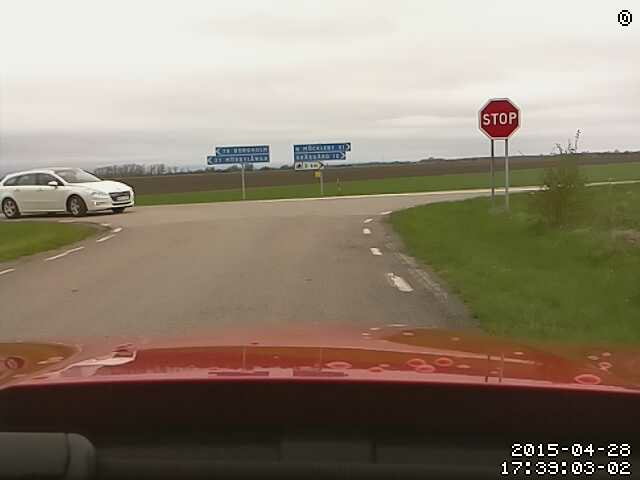
#> input picture SignDetection/testimg/seq237.jpg, 640 x 480 px
$ python -i BorderFinding.py   (imports and definitions only)   (Python 2 division)   (older library calls are emulated)
#> lines starting #> are read from the running program, lines starting #| are printed output that depends on the picture; after the words box and inside, x2 and y2 are one past the last pixel; in counts of white or black regions, pixels touching at a corner belong together
__author__ = 'psk'
import cv2
import numpy as np
import pygame

class Borders(object):

    def __init__(self):
        return

    def update(self, img):
        #img = cv2.
        #img = pygame.surfarray.array3d(snapshot)
        img1 = cv2.medianBlur(img,1)
        cimg = cv2.cvtColor(img1,cv2.COLOR_GRAY2BGR)
        #cv2.imwrite("C:\\Users\\psk\\PycharmProjects\\RoadSignDetection\\SignDetection\\testimg\\seq253_gray.jpg",cimg)

        circles = cv2.HoughCircles(img1,cv2.cv.CV_HOUGH_GRADIENT,1,150, param1=100,param2=15,minRadius=15,maxRadius=25)
        print "Circles: " + str(len(circles))
        circles = np.uint16(np.around(circles))
        for i in circles[0,:]:
            # draw the outer circle
            cv2.circle(img,(i[0],i[1]),i[2],(0,255,0),2)
            # draw the center of the circle
            cv2.circle(img,(i[0],i[1]),2,(0,0,255),3)
        return img

#def draw(self, screen):

# [9 lines not run here, left out]

>>> import cv2
>>> picture = cv2.imread('testimg/seq237.jpg', cv2.IMREAD_GRAYSCALE)
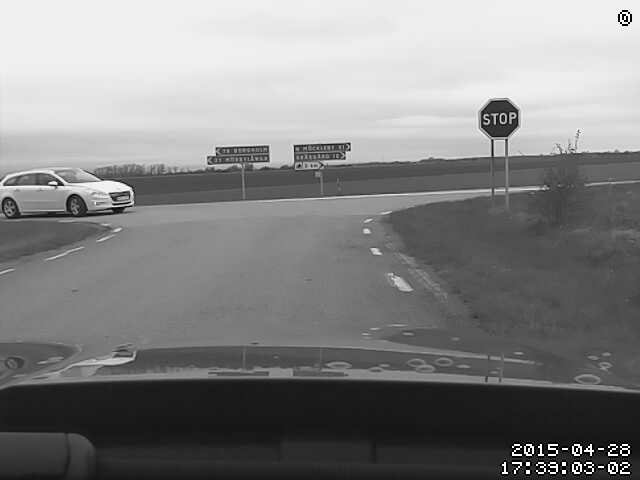
#> picture: shape (480, 640); min 0, max 255, mean 131.3
>>> result = Borders().update(picture)
#> in update, `circles = cv2.HoughCircles(img1,cv2.cv.CV_HOUGH_GRADIENT,1,150, param1..`: circles = [[499.5, 117.5, 18.8], [30.5, 195.5, 24.4], [224.5, 182.5, 24.4]]
#| Circles: 1
#> in update, `circles = np.uint16(np.around(circles))`: circles = [[500, 118, 19], [30, 196, 24], [224, 182, 24]]
#> the loop in update, `for i in circles[0,:]:` made 3 passes
#> after the loop in update, `for i in circles[0,:]:`:
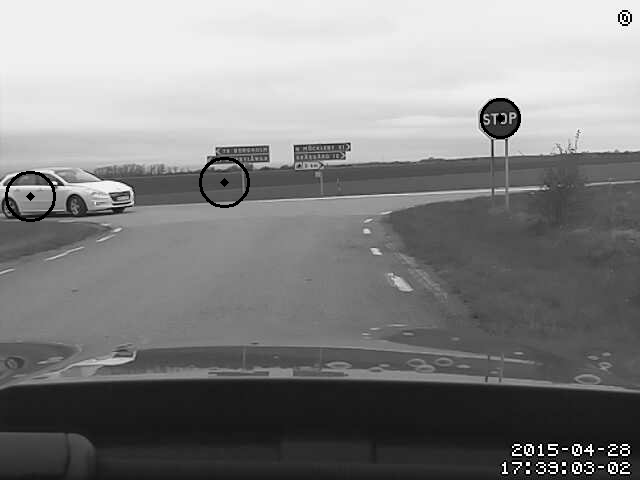
#> img: shape (480, 640); 0.46% of pixels changed, all inside (x1, y1, x2, y2) = (5, 98, 521, 222)

$ run again, on SignDetection/testimg/seq238.jpg
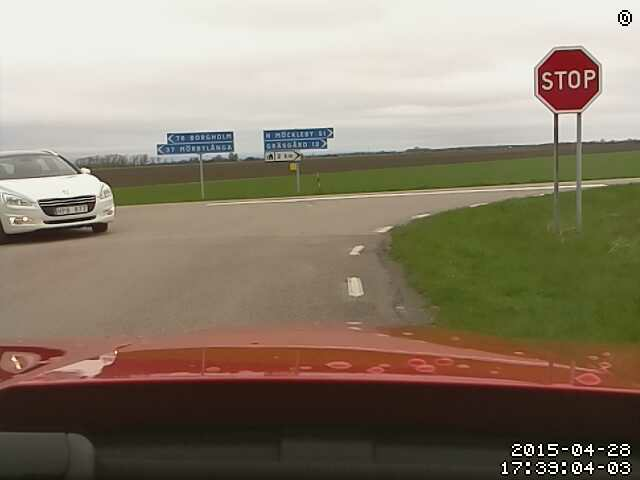
#> input picture SignDetection/testimg/seq238.jpg, 640 x 480 px
#> `picture = cv2.imread('testimg/seq237.jpg', cv2.IMREAD_GRAYSCALE)`:
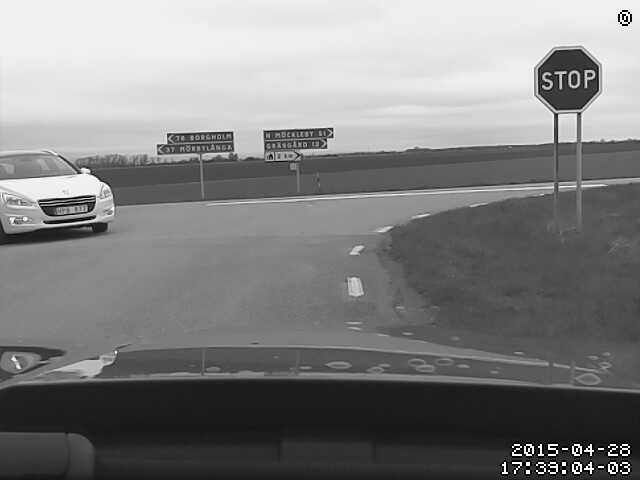
#> picture: shape (480, 640); min 0, max 255, mean 128.4
#> in update, `circles = cv2.HoughCircles(img1,cv2.cv.CV_HOUGH_GRADIENT,1,150, param1..`: circles = [[79.5, 192.5, 24.4], [566.5, 93.5, 24.4], [280.5, 147.5, 15.5]]
#| Circles: 1
#> in update, `circles = np.uint16(np.around(circles))`: circles = [[80, 192, 24], [566, 94, 24], [280, 148, 16]]
#> the loop in update, `for i in circles[0,:]:` made 3 passes
#> after the loop in update, `for i in circles[0,:]:`:
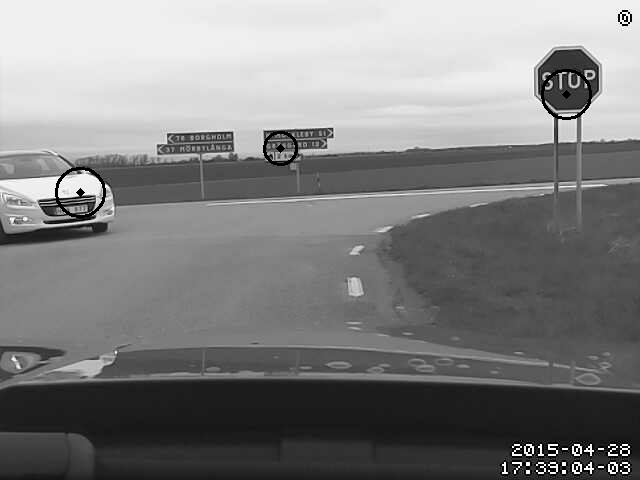
#> img: shape (480, 640); 0.44% of pixels changed, all inside (x1, y1, x2, y2) = (55, 69, 592, 218)

$ run again, on SignDetection/testimg/seq253.jpg
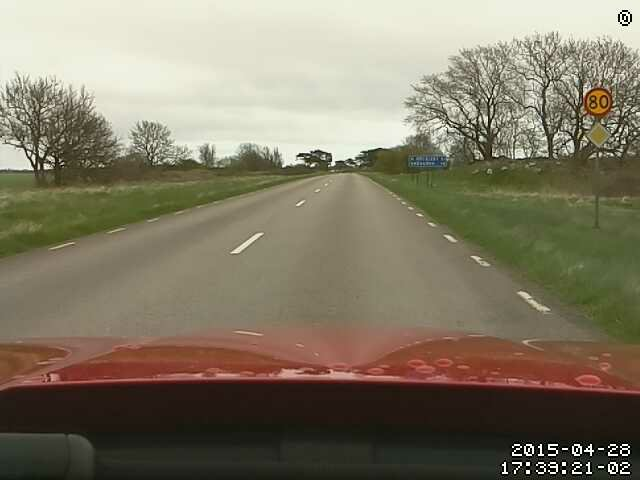
#> input picture SignDetection/testimg/seq253.jpg, 640 x 480 px
#> `picture = cv2.imread('testimg/seq237.jpg', cv2.IMREAD_GRAYSCALE)`:
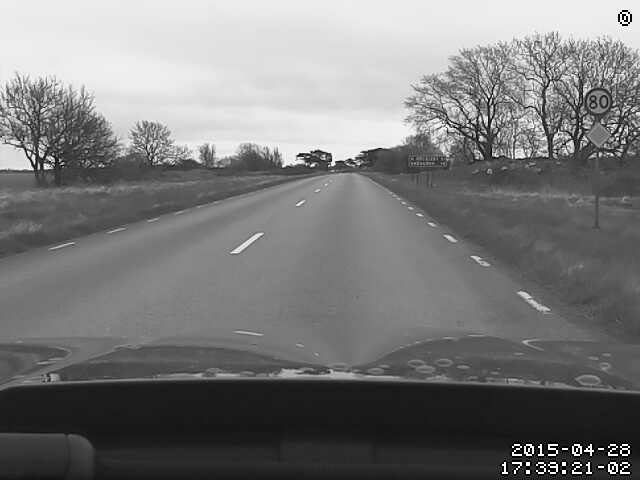
#> picture: shape (480, 640); min 0, max 255, mean 121.5
#> in update, `circles = cv2.HoughCircles(img1,cv2.cv.CV_HOUGH_GRADIENT,1,150, param1..`: circles = [[53.5, 123.5, 24.4], [510.5, 87.5, 24.4], [296.5, 158.5, 18.8]]
#| Circles: 1
#> in update, `circles = np.uint16(np.around(circles))`: circles = [[54, 124, 24], [510, 88, 24], [296, 158, 19]]
#> the loop in update, `for i in circles[0,:]:` made 3 passes
#> after the loop in update, `for i in circles[0,:]:`:
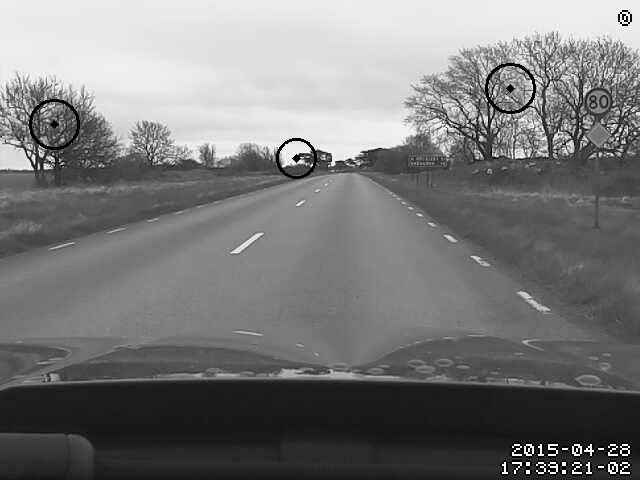
#> img: shape (480, 640); 0.46% of pixels changed, all inside (x1, y1, x2, y2) = (29, 63, 536, 179)

$ run again, on SignDetection/testimg/seq29.jpg
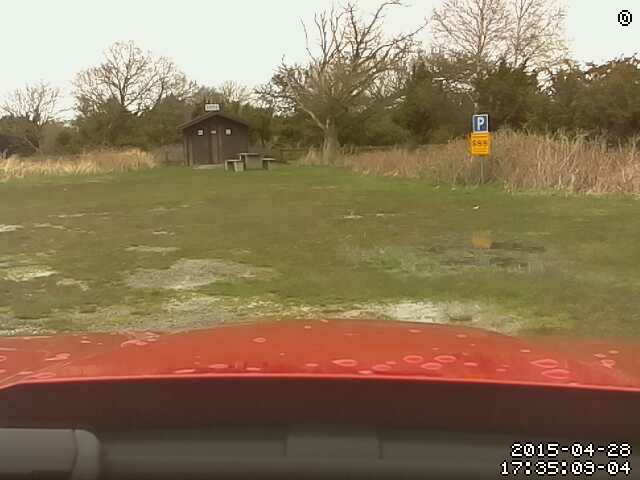
#> input picture SignDetection/testimg/seq29.jpg, 640 x 480 px
#> `picture = cv2.imread('testimg/seq237.jpg', cv2.IMREAD_GRAYSCALE)`:
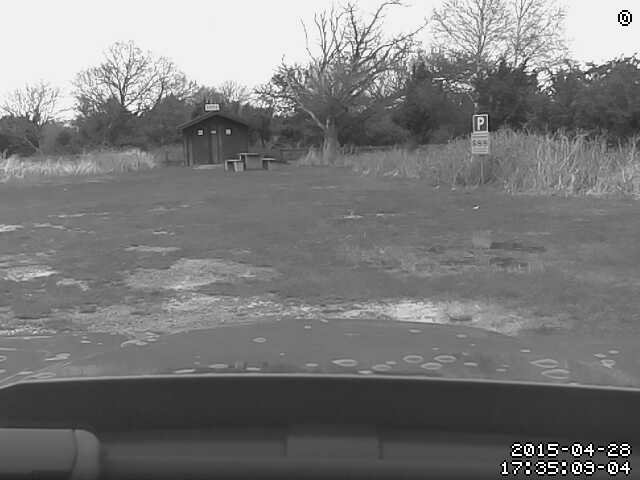
#> picture: shape (480, 640); min 0, max 255, mean 122.2
#> in update, `circles = cv2.HoughCircles(img1,cv2.cv.CV_HOUGH_GRADIENT,1,150, param1..`: circles = [[535.5, 32.5, 24.4], [130.5, 63.5, 24.4], [358.5, 60.5, 24.4], [561.5, 180.5, 24.4], [142.5, 315.5, 24.4], [559.5, 449.5, 18.8], [433.5, 346.5, 18.8]]
#| Circles: 1
#> in update, `circles = np.uint16(np.around(circles))`: circles = [[536, 32, 24], [130, 64, 24], [358, 60, 24], [562, 180, 24], [142, 316, 24], [560, 450, 19], [434, 346, 19]]
#> the loop in update, `for i in circles[0,:]:` made 7 passes
#> after the loop in update, `for i in circles[0,:]:`:
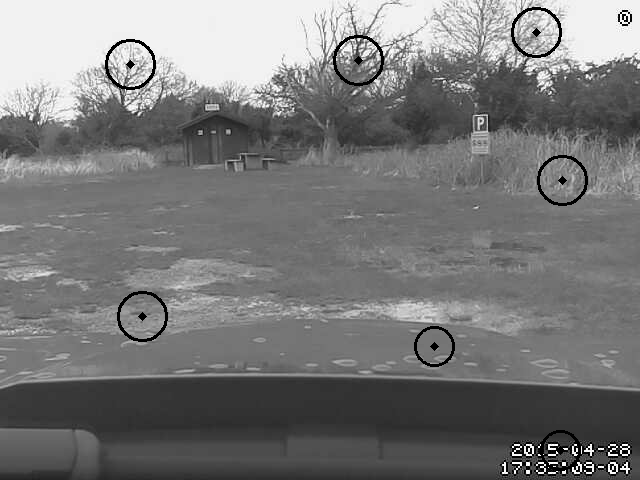
#> img: shape (480, 640); 1.07% of pixels changed, all inside (x1, y1, x2, y2) = (105, 7, 588, 471)
